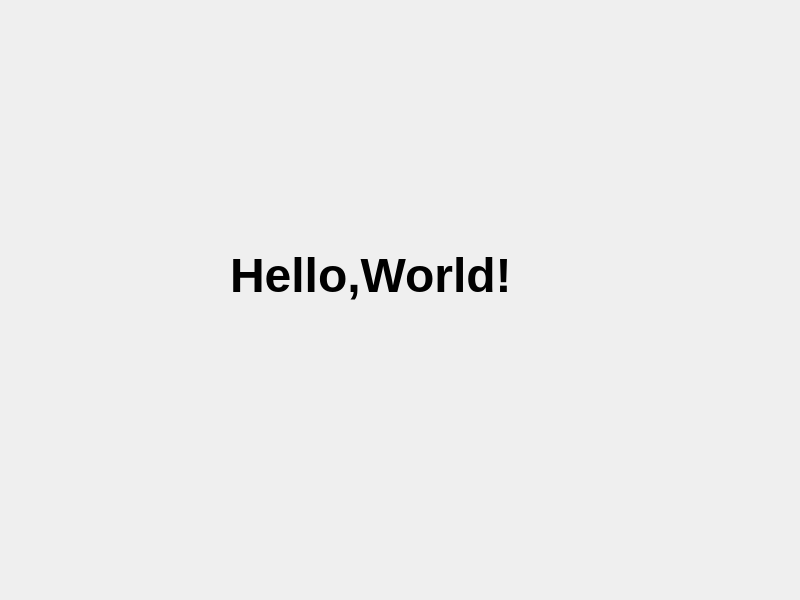
<?xml version="1.0" encoding="UTF-8"?>
<ui version="4.0">
 <class>Widget</class>
 <widget class="QWidget" name="Widget">
  <property name="geometry">
   <rect>
    <x>0</x>
    <y>0</y>
    <width>800</width>
    <height>600</height>
   </rect>
  </property>
  <property name="windowTitle">
   <string>Widget</string>
  </property>
  <widget class="QLabel" name="label">
   <property name="geometry">
    <rect>
     <x>230</x>
     <y>250</y>
     <width>350</width>
     <height>50</height>
    </rect>
   </property>
   <property name="font">
    <font>
     <pointsize>36</pointsize>
     <bold>true</bold>
    </font>
   </property>
   <property name="cursor">
    <cursorShape>CrossCursor</cursorShape>
   </property>
   <property name="text">
    <string>Hello,World!</string>
   </property>
  </widget>
 </widget>
 <resources/>
 <connections/>
</ui>
